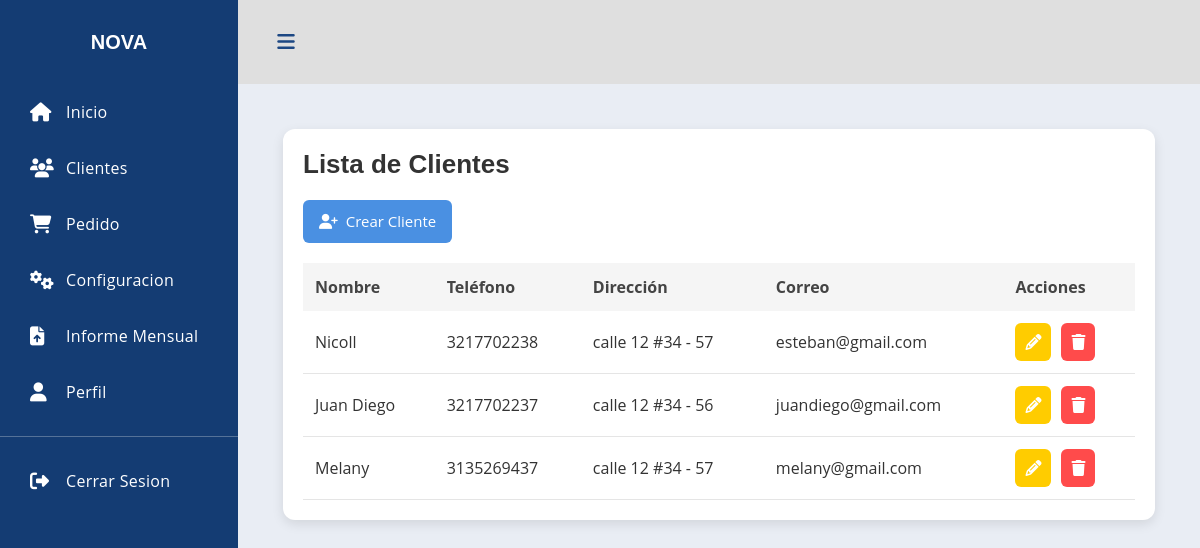
/clientes/, run on the app's committed database.
### CreacionUsu/models.py (models this page shows, shortened)
class Cliente(models.Model):
    id_cliente = models.AutoField(primary_key=True)
    nombre = models.CharField(max_length=200)
    telefono = models.CharField(max_length=20)
    direccion = models.CharField(max_length=255)
    correo = models.EmailField(blank=True, null=True)
    fecha_registro = models.DateTimeField(auto_now_add=True)

### CreacionUsu/views.py (the view)
# urls.py: path('', views.lista_clientes, name='lista_clientes'),
def lista_clientes(request):
    clientes = Cliente.objects.all()
    return render(request, 'clientes/lista_clientes.html', {'clientes': clientes})

### CreacionUsu/templates/clientes/lista_clientes.html
{% extends 'menu/menu.html' %}
{% load static %}
{% block content %}
<link rel="stylesheet" href="{% static 'CreacionUsu/CSS/style.css' %}">
<div class="cliente-container">
    <div class="cliente-card">
        <div class="cliente-card-header">
            <h1>Lista de Clientes</h1>
        </div>
        <div class="cliente-card-body">
            <a href="{% url 'crear_cliente' %}" class="btn-primary">
                <i class="fas fa-user-plus"></i> Crear Cliente
            </a>
            <table class="cliente-table">
                <thead>
                    <tr>
                        <th>Nombre</th>
                        <th>Teléfono</th>
                        <th>Dirección</th>
                        <th>Correo</th>
                        <th>Acciones</th>
                    </tr>
                </thead>
                <tbody>
                {% for c in clientes %}
                    <tr>
                        <td>{{ c.nombre }}</td>
                        <td>{{ c.telefono }}</td>
                        <td>{{ c.direccion }}</td>
                        <td>{{ c.correo }}</td>
                        <td class="acciones">
                            <a href="{% url 'editar_cliente' c.id_cliente %}" class="icon-btn edit">
                                <i class="fas fa-pencil-alt"></i>
                            </a>
                            <a href="{% url 'eliminar_cliente' c.id_cliente %}"
                               class="icon-btn delete"
                               onclick="return confirm('¿Deseas eliminar el cliente?')">
                                <i class="fas fa-trash"></i>
                            </a>
                        </td>
                    </tr>
                {% empty %}
                    <tr>
                        <td colspan="6" class="no-clientes">
                            No hay clientes registrados.
                        </td>
                    </tr>
                {% endfor %}
                </tbody>
            </table>
        </div>
    </div>
</div>
{% endblock %}

### menu/static/menu/CSS/style.css (style rules this page uses)
:root { --font-family-sans-serif: "Open Sans", -apple-system, BlinkMacSystemFont, "Segoe UI", Roboto, "Helvetica Neue", Arial, sans-serif, "Apple Color Emoji", "Segoe UI Emoji", "Segoe UI Symbol", "Noto Color Emoji"; }
*, *::before, *::after { -webkit-box-sizing: border-box; box-sizing: border-box; }
html { font-family: sans-serif; line-height: 1.15; -webkit-text-size-adjust: 100%; -webkit-tap-highlight-color: rgba(0, 0, 0, 0); }
body { margin: 0; font-family: "Open Sans", -apple-system, BlinkMacSystemFont, "Segoe UI", Roboto, "Helvetica Neue", Arial, sans-serif, "Apple Color Emoji", "Segoe UI Emoji", "Segoe UI Symbol", "Noto Color Emoji"; font-size: 1rem; font-weight: 400; line-height: 1.5; color: #515151; text-align: left; background-color: #e9edf4; }
h1, h2, h3, h4, h5, h6 { margin-top: 0; margin-bottom: 0.5rem; }
a { color: #3f84fc; text-decoration: none; background-color: transparent; }
h1, h2, h3, h4, h5, h6, .h1, .h2, .h3, .h4, .h5, .h6 { font-family: "Nunito", sans-serif; margin-bottom: 0.5rem; font-weight: 500; line-height: 1.2; }
h1, .h1 { font-size: 2.5rem; font-weight: normal; }

### CreacionUsu/static/CreacionUsu/CSS/style.css (style rules this page uses)
.cliente-container { width: 100%; padding: 20px; }
.cliente-card { background: #ffffff; border-radius: 12px; padding: 20px; box-shadow: 0 4px 12px rgba(0,0,0,0.1); }
.cliente-card-header h1 { font-size: 26px; margin-bottom: 20px; color: #333; font-weight: bold; }
.btn-primary { background: #4A90E2; color: #fff; padding: 10px 16px; border-radius: 6px; text-decoration: none; font-size: 14px; transition: 0.3s; }
.cliente-table { width: 100%; border-collapse: collapse; margin-top: 20px; }
.cliente-table th { background: #f5f5f5; padding: 12px; text-align: left; font-weight: bold; color: #444; }
.cliente-table td { padding: 12px; border-bottom: 1px solid #e5e5e5; color: #333; }
.acciones { display: flex; gap: 10px; }
.icon-btn { padding: 7px 10px; border-radius: 6px; text-decoration: none; font-size: 16px; display: inline-block; transition: 0.2s; color: white; }
.icon-btn i { pointer-events: none; }
.icon-btn.edit { background: #FFCC00; }
.icon-btn.delete { background: #FF4B4B; }
.btn-primary { background: #4A90E2; color: white !important; padding: 10px 16px; border: none; border-radius: 6px; font-size: 15px; display: inline-flex; align-items: center; gap: 8px; text-decoration: none; transition: background 0.3s ease; }
.icon-btn, .icon-btn i { color: white !important; }

### data on the page
Cliente: nombre "Nicoll", telefono "3217702238", direccion "calle 12 #34 - 57", correo "esteban@gmail.com"
Cliente: nombre "Juan Diego", telefono "3217702237", direccion "calle 12 #34 - 56", correo "juandiego@gmail.com"
Cliente: nombre "Melany", telefono "3135269437", direccion "calle 12 #34 - 57", correo "melany@gmail.com"
